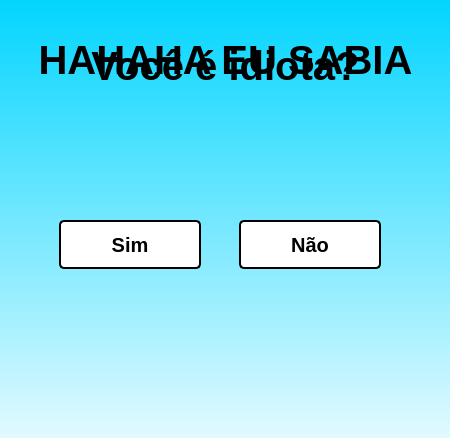
<?xml version="1.0" encoding="UTF-8"?>
<ui version="4.0">
 <class>MainWindow</class>
 <widget class="QMainWindow" name="MainWindow">
  <property name="geometry">
   <rect>
    <x>0</x>
    <y>0</y>
    <width>450</width>
    <height>438</height>
   </rect>
  </property>
  <property name="windowTitle">
   <string>MainWindow</string>
  </property>
  <widget class="QWidget" name="centralwidget">
   <property name="styleSheet">
    <string notr="true">QWidget#centralwidget {	
	background-color: qlineargradient(spread:pad, x1:0, y1:0, x2:0, y2:1, stop:0 rgba(3, 213, 255, 255), stop:1 rgba(226, 250, 255, 255));
}

QLabel#pergunta {
	font-size: 40px;
	font-weight: bold;
}

QLabel#resposta {
	font-size: 40px;
	font-weight: bold;
}

QPushButton {
	border: 2px solid black;
	font-size: 20px;
	min-height: 45px;
	border-radius: 5;
	background-color: white;
	font-weight: bold;
}</string>
   </property>
   <widget class="QLabel" name="pergunta">
    <property name="geometry">
     <rect>
      <x>10</x>
      <y>20</y>
      <width>431</width>
      <height>91</height>
     </rect>
    </property>
    <property name="text">
     <string>Você é idiota?</string>
    </property>
    <property name="alignment">
     <set>Qt::AlignCenter</set>
    </property>
   </widget>
   <widget class="QFrame" name="frame_yes">
    <property name="geometry">
     <rect>
      <x>50</x>
      <y>200</y>
      <width>160</width>
      <height>90</height>
     </rect>
    </property>
    <property name="frameShape">
     <enum>QFrame::NoFrame</enum>
    </property>
    <property name="frameShadow">
     <enum>QFrame::Raised</enum>
    </property>
    <layout class="QHBoxLayout" name="horizontalLayout">
     <item>
      <widget class="QPushButton" name="botton_yes">
       <property name="text">
        <string>Sim</string>
       </property>
      </widget>
     </item>
    </layout>
   </widget>
   <widget class="QFrame" name="frame_no">
    <property name="geometry">
     <rect>
      <x>230</x>
      <y>200</y>
      <width>160</width>
      <height>90</height>
     </rect>
    </property>
    <property name="frameShape">
     <enum>QFrame::NoFrame</enum>
    </property>
    <property name="frameShadow">
     <enum>QFrame::Raised</enum>
    </property>
    <layout class="QHBoxLayout" name="horizontalLayout_2">
     <item>
      <widget class="QPushButton" name="button_no">
       <property name="text">
        <string>Não</string>
       </property>
      </widget>
     </item>
    </layout>
   </widget>
   <widget class="QLabel" name="resposta">
    <property name="geometry">
     <rect>
      <x>10</x>
      <y>30</y>
      <width>431</width>
      <height>60</height>
     </rect>
    </property>
    <property name="text">
     <string>HAHAHA EU SABIA</string>
    </property>
    <property name="alignment">
     <set>Qt::AlignCenter</set>
    </property>
   </widget>
   <widget class="QLabel" name="risada">
    <property name="geometry">
     <rect>
      <x>40</x>
      <y>110</y>
      <width>370</width>
      <height>300</height>
     </rect>
    </property>
    <property name="text">
     <string/>
    </property>
    <property name="pixmap">
     <pixmap resource="resource.qrc">:/images/tom_cruise_smiling.png</pixmap>
    </property>
   </widget>
  </widget>
 </widget>
 <resources>
  <include location="resource.qrc"/>
 </resources>
 <connections/>
</ui>
